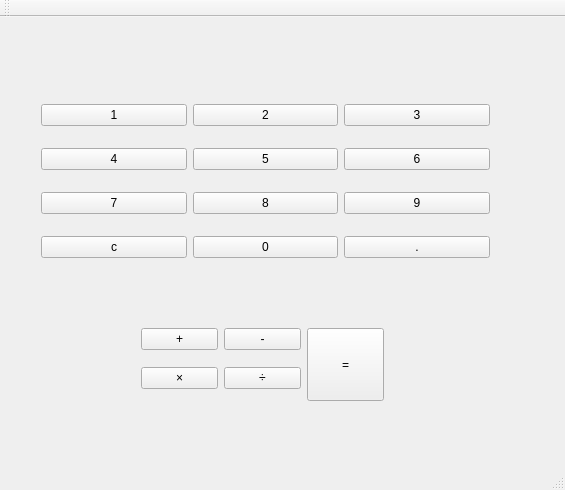
<?xml version="1.0" encoding="UTF-8"?>
<ui version="4.0">
 <class>MainWindow</class>
 <widget class="QMainWindow" name="MainWindow">
  <property name="geometry">
   <rect>
    <x>0</x>
    <y>0</y>
    <width>565</width>
    <height>490</height>
   </rect>
  </property>
  <property name="windowTitle">
   <string>MainWindow</string>
  </property>
  <widget class="QWidget" name="centralWidget">
   <widget class="QWidget" name="gridLayoutWidget">
    <property name="geometry">
     <rect>
      <x>30</x>
      <y>60</y>
      <width>471</width>
      <height>211</height>
     </rect>
    </property>
    <layout class="QGridLayout" name="gridLayout">
     <item row="0" column="0">
      <widget class="QPushButton" name="NUM_1">
       <property name="text">
        <string>1</string>
       </property>
      </widget>
     </item>
     <item row="2" column="1">
      <widget class="QPushButton" name="NUM_8">
       <property name="text">
        <string>8</string>
       </property>
      </widget>
     </item>
     <item row="2" column="2">
      <widget class="QPushButton" name="NUM_9">
       <property name="text">
        <string>9</string>
       </property>
      </widget>
     </item>
     <item row="1" column="0">
      <widget class="QPushButton" name="NUM_4">
       <property name="text">
        <string>4</string>
       </property>
      </widget>
     </item>
     <item row="0" column="1">
      <widget class="QPushButton" name="NUM_2">
       <property name="text">
        <string>2</string>
       </property>
      </widget>
     </item>
     <item row="0" column="2">
      <widget class="QPushButton" name="NUM_3">
       <property name="text">
        <string>3</string>
       </property>
      </widget>
     </item>
     <item row="2" column="0">
      <widget class="QPushButton" name="NUM_7">
       <property name="text">
        <string>7</string>
       </property>
      </widget>
     </item>
     <item row="1" column="1">
      <widget class="QPushButton" name="NUM_5">
       <property name="text">
        <string>5</string>
       </property>
      </widget>
     </item>
     <item row="1" column="2">
      <widget class="QPushButton" name="NUM_6">
       <property name="text">
        <string>6</string>
       </property>
      </widget>
     </item>
     <item row="3" column="1">
      <widget class="QPushButton" name="NUM_0">
       <property name="text">
        <string>0</string>
       </property>
      </widget>
     </item>
     <item row="3" column="2">
      <widget class="QPushButton" name="NUM_DEL">
       <property name="text">
        <string>.</string>
       </property>
      </widget>
     </item>
     <item row="3" column="0">
      <widget class="QPushButton" name="NUM_CLEAR">
       <property name="text">
        <string>c</string>
       </property>
      </widget>
     </item>
    </layout>
   </widget>
   <widget class="QWidget" name="gridLayoutWidget_2">
    <property name="geometry">
     <rect>
      <x>130</x>
      <y>300</y>
      <width>265</width>
      <height>95</height>
     </rect>
    </property>
    <layout class="QGridLayout" name="gridLayout_2">
     <item row="0" column="1">
      <widget class="QPushButton" name="BUT_MINUS">
       <property name="text">
        <string>-</string>
       </property>
      </widget>
     </item>
     <item row="0" column="0">
      <widget class="QPushButton" name="BUT_PLUS">
       <property name="text">
        <string>+</string>
       </property>
      </widget>
     </item>
     <item row="0" column="2" rowspan="4">
      <widget class="QPushButton" name="BUT_EQUAL">
       <property name="sizePolicy">
        <sizepolicy hsizetype="Minimum" vsizetype="Minimum">
         <horstretch>0</horstretch>
         <verstretch>0</verstretch>
        </sizepolicy>
       </property>
       <property name="sizeIncrement">
        <size>
         <width>0</width>
         <height>0</height>
        </size>
       </property>
       <property name="text">
        <string>=</string>
       </property>
      </widget>
     </item>
     <item row="1" column="1" rowspan="3">
      <widget class="QPushButton" name="pushButton_4">
       <property name="text">
        <string>÷</string>
       </property>
      </widget>
     </item>
     <item row="1" column="0" rowspan="3">
      <widget class="QPushButton" name="BUT_MUTI">
       <property name="text">
        <string>×</string>
       </property>
      </widget>
     </item>
    </layout>
   </widget>
   <widget class="QLabel" name="display_window">
    <property name="geometry">
     <rect>
      <x>90</x>
      <y>14</y>
      <width>381</width>
      <height>31</height>
     </rect>
    </property>
    <property name="text">
     <string/>
    </property>
   </widget>
  </widget>
  <widget class="QMenuBar" name="menuBar">
   <property name="geometry">
    <rect>
     <x>0</x>
     <y>0</y>
     <width>565</width>
     <height>25</height>
    </rect>
   </property>
  </widget>
  <widget class="QToolBar" name="mainToolBar">
   <attribute name="toolBarArea">
    <enum>TopToolBarArea</enum>
   </attribute>
   <attribute name="toolBarBreak">
    <bool>false</bool>
   </attribute>
  </widget>
  <widget class="QStatusBar" name="statusBar"/>
 </widget>
 <layoutdefault spacing="6" margin="11"/>
 <resources/>
 <connections/>
</ui>
